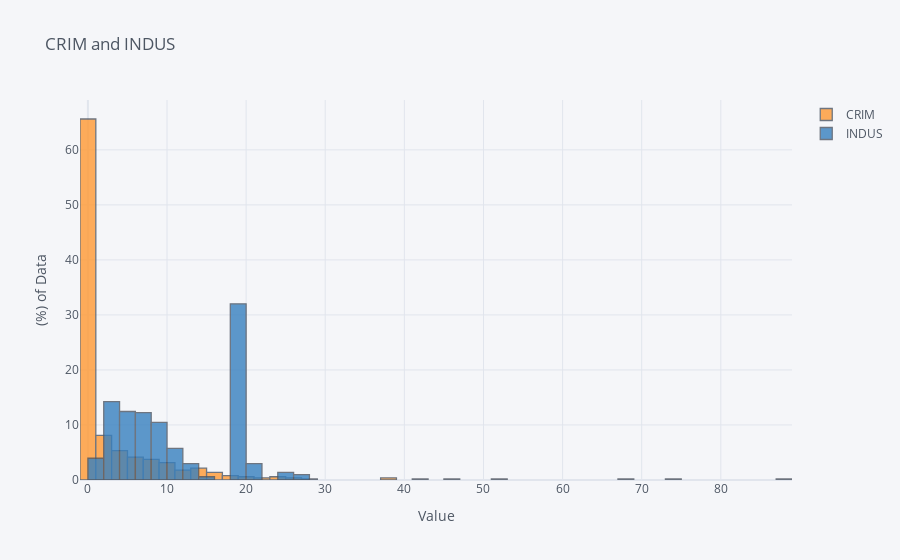

Notebook code cell kept with this figure:
### Code cell
df[['CRIM', 'INDUS']].iplot(
    kind='hist',
    histnorm='percent',
    barmode='overlay',
    xTitle='Value',
    yTitle='(%) of Data',
    title='CRIM and INDUS')

### Figure 1 — Plotly figure (JSON) as saved in the notebook; plotly's stock layout.template omitted (floating-point values rounded to 4 significant figures; data arrays with more than 128 entries replaced by an {"elided": "..."} marker saying what was removed)
{"data": [{"histfunc": "count", "histnorm": "percent", "marker": {"color": "rgba(255, 153, 51, 1.0)", "line": {"color": "#4D5663", "width": 1.3}}, "name": "CRIM", "opacity": 0.8, "orientation": "v", "type": "histogram", "x": {"elided": "506 float values"}}, {"histfunc": "count", "histnorm": "percent", "marker": {"color": "rgba(55, 128, 191, 1.0)", "line": {"color": "#4D5663", "width": 1.3}}, "name": "INDUS", "opacity": 0.8, "orientation": "v", "type": "histogram", "x": {"elided": "506 float values"}}], "layout": {"barmode": "overlay", "legend": {"bgcolor": "#F5F6F9", "font": {"color": "#4D5663"}}, "paper_bgcolor": "#F5F6F9", "plot_bgcolor": "#F5F6F9", "title": {"font": {"color": "#4D5663"}, "text": "CRIM and INDUS"}, "xaxis": {"gridcolor": "#E1E5ED", "showgrid": true, "tickfont": {"color": "#4D5663"}, "title": {"font": {"color": "#4D5663"}, "text": "Value"}, "zerolinecolor": "#E1E5ED"}, "yaxis": {"gridcolor": "#E1E5ED", "showgrid": true, "tickfont": {"color": "#4D5663"}, "title": {"font": {"color": "#4D5663"}, "text": "(%) of Data"}, "zerolinecolor": "#E1E5ED"}}}
